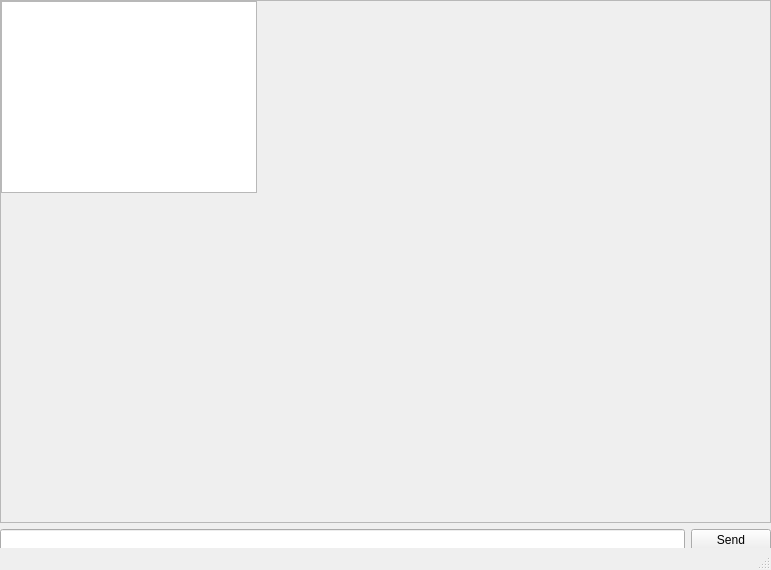
<?xml version="1.0" encoding="UTF-8"?>
<ui version="4.0">
 <class>MainWindow</class>
 <widget class="QMainWindow" name="MainWindow">
  <property name="geometry">
   <rect>
    <x>0</x>
    <y>0</y>
    <width>771</width>
    <height>570</height>
   </rect>
  </property>
  <property name="windowTitle">
   <string>Chat Window</string>
  </property>
  <widget class="QWidget" name="centralwidget">
   <widget class="QWidget" name="verticalLayoutWidget">
    <property name="geometry">
     <rect>
      <x>0</x>
      <y>0</y>
      <width>771</width>
      <height>551</height>
     </rect>
    </property>
    <layout class="QVBoxLayout" name="verticalLayout" stretch="0,0">
     <item>
      <widget class="QScrollArea" name="scrollArea">
       <property name="sizePolicy">
        <sizepolicy hsizetype="Expanding" vsizetype="Expanding">
         <horstretch>1</horstretch>
         <verstretch>1</verstretch>
        </sizepolicy>
       </property>
       <property name="widgetResizable">
        <bool>true</bool>
       </property>
       <widget class="QWidget" name="scrollAreaWidgetContents">
        <property name="geometry">
         <rect>
          <x>0</x>
          <y>0</y>
          <width>767</width>
          <height>516</height>
         </rect>
        </property>
        <property name="sizePolicy">
         <sizepolicy hsizetype="Expanding" vsizetype="Expanding">
          <horstretch>0</horstretch>
          <verstretch>0</verstretch>
         </sizepolicy>
        </property>
        <property name="minimumSize">
         <size>
          <width>0</width>
          <height>0</height>
         </size>
        </property>
        <widget class="QTextEdit" name="textEdit">
         <property name="geometry">
          <rect>
           <x>0</x>
           <y>0</y>
           <width>256</width>
           <height>192</height>
          </rect>
         </property>
         <property name="sizePolicy">
          <sizepolicy hsizetype="Expanding" vsizetype="Expanding">
           <horstretch>1</horstretch>
           <verstretch>1</verstretch>
          </sizepolicy>
         </property>
        </widget>
       </widget>
      </widget>
     </item>
     <item>
      <layout class="QHBoxLayout" name="horizontalLayout">
       <item>
        <widget class="QLineEdit" name="lineEdit"/>
       </item>
       <item>
        <widget class="QPushButton" name="pushButton">
         <property name="text">
          <string>Send</string>
         </property>
        </widget>
       </item>
      </layout>
     </item>
    </layout>
   </widget>
  </widget>
  <widget class="QStatusBar" name="statusbar"/>
 </widget>
 <resources/>
 <connections/>
</ui>
